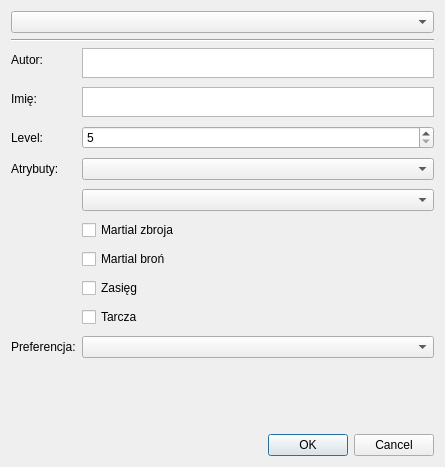
<?xml version="1.0" encoding="UTF-8"?>
<ui version="4.0">
 <class>EditPlayerDialogue</class>
 <widget class="QDialog" name="EditPlayerDialogue">
  <property name="geometry">
   <rect>
    <x>0</x>
    <y>0</y>
    <width>445</width>
    <height>467</height>
   </rect>
  </property>
  <property name="sizePolicy">
   <sizepolicy hsizetype="Expanding" vsizetype="Preferred">
    <horstretch>0</horstretch>
    <verstretch>0</verstretch>
   </sizepolicy>
  </property>
  <property name="windowTitle">
   <string>Dialog</string>
  </property>
  <layout class="QVBoxLayout" name="verticalLayout">
   <item>
    <layout class="QVBoxLayout" name="verticalLayout_2" stretch="0,0,0">
     <item>
      <widget class="QComboBox" name="ComboBoxSelectPlayer"/>
     </item>
     <item>
      <widget class="Line" name="line">
       <property name="orientation">
        <enum>Qt::Orientation::Horizontal</enum>
       </property>
      </widget>
     </item>
     <item>
      <layout class="QFormLayout" name="formLayout">
       <property name="verticalSpacing">
        <number>9</number>
       </property>
       <item row="0" column="0">
        <widget class="QLabel" name="LabelAuthor">
         <property name="text">
          <string>Autor:</string>
         </property>
        </widget>
       </item>
       <item row="0" column="1">
        <widget class="QTextEdit" name="TxtEditAuthor">
         <property name="sizePolicy">
          <sizepolicy hsizetype="Expanding" vsizetype="Maximum">
           <horstretch>0</horstretch>
           <verstretch>0</verstretch>
          </sizepolicy>
         </property>
         <property name="maximumSize">
          <size>
           <width>16777215</width>
           <height>30</height>
          </size>
         </property>
        </widget>
       </item>
       <item row="1" column="0">
        <widget class="QLabel" name="LabelName">
         <property name="text">
          <string>Imię:</string>
         </property>
        </widget>
       </item>
       <item row="1" column="1">
        <widget class="QTextEdit" name="TxtEditCharName">
         <property name="sizePolicy">
          <sizepolicy hsizetype="Expanding" vsizetype="Maximum">
           <horstretch>0</horstretch>
           <verstretch>0</verstretch>
          </sizepolicy>
         </property>
         <property name="maximumSize">
          <size>
           <width>16777215</width>
           <height>30</height>
          </size>
         </property>
        </widget>
       </item>
       <item row="2" column="0">
        <widget class="QLabel" name="LabelLvl">
         <property name="text">
          <string>Level:</string>
         </property>
        </widget>
       </item>
       <item row="2" column="1">
        <widget class="QSpinBox" name="SpinBoxLvl">
         <property name="minimum">
          <number>5</number>
         </property>
         <property name="maximum">
          <number>200</number>
         </property>
        </widget>
       </item>
       <item row="3" column="0">
        <widget class="QLabel" name="LabelAttrubutes">
         <property name="text">
          <string>Atrybuty:</string>
         </property>
        </widget>
       </item>
       <item row="3" column="1">
        <widget class="QComboBox" name="ComboBoxAttributes"/>
       </item>
       <item row="4" column="1">
        <widget class="QComboBox" name="ComboboxAttributres2"/>
       </item>
       <item row="5" column="1">
        <widget class="QCheckBox" name="CheckBoxMartialArmor">
         <property name="text">
          <string>Martial zbroja</string>
         </property>
        </widget>
       </item>
       <item row="6" column="1">
        <widget class="QCheckBox" name="CheckBoxMartialWeapon">
         <property name="text">
          <string>Martial broń</string>
         </property>
        </widget>
       </item>
       <item row="7" column="1">
        <widget class="QCheckBox" name="CheckBoxRange">
         <property name="text">
          <string>Zasięg</string>
         </property>
        </widget>
       </item>
       <item row="8" column="1">
        <widget class="QCheckBox" name="CheckBoxShield">
         <property name="text">
          <string>Tarcza</string>
         </property>
        </widget>
       </item>
       <item row="9" column="1">
        <widget class="QComboBox" name="ComboBoxWeaponPreference"/>
       </item>
       <item row="9" column="0">
        <widget class="QLabel" name="LabelPreference">
         <property name="text">
          <string>Preferencja:</string>
         </property>
        </widget>
       </item>
      </layout>
     </item>
    </layout>
   </item>
   <item>
    <widget class="QDialogButtonBox" name="buttonBox">
     <property name="orientation">
      <enum>Qt::Orientation::Horizontal</enum>
     </property>
     <property name="standardButtons">
      <set>QDialogButtonBox::StandardButton::Cancel|QDialogButtonBox::StandardButton::Ok</set>
     </property>
    </widget>
   </item>
  </layout>
 </widget>
 <resources/>
 <connections>
  <connection>
   <sender>buttonBox</sender>
   <signal>accepted()</signal>
   <receiver>EditPlayerDialogue</receiver>
   <slot>accept()</slot>
   <hints>
    <hint type="sourcelabel">
     <x>248</x>
     <y>254</y>
    </hint>
    <hint type="destinationlabel">
     <x>157</x>
     <y>274</y>
    </hint>
   </hints>
  </connection>
  <connection>
   <sender>buttonBox</sender>
   <signal>rejected()</signal>
   <receiver>EditPlayerDialogue</receiver>
   <slot>reject()</slot>
   <hints>
    <hint type="sourcelabel">
     <x>316</x>
     <y>260</y>
    </hint>
    <hint type="destinationlabel">
     <x>286</x>
     <y>274</y>
    </hint>
   </hints>
  </connection>
 </connections>
</ui>
